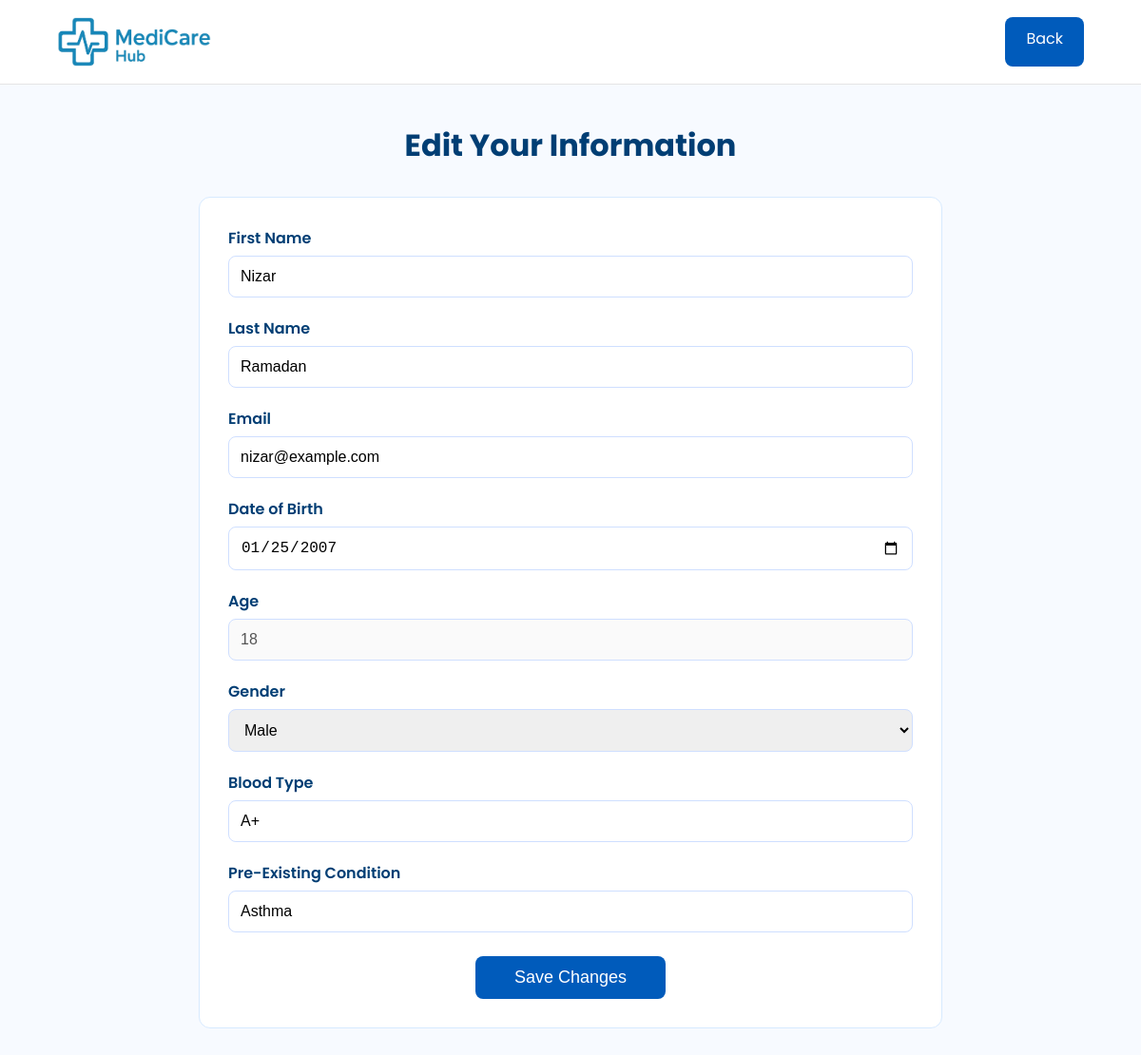
Page /front/editinformation.php (signed in) on the committed database.
### tables this page shows
CREATE TABLE `Patients` (
  `Patient_id` int(11) NOT NULL,
  `First_name` varchar(100) NOT NULL,
  `Last_name` varchar(100) NOT NULL,
  `Date_of_birth` date NOT NULL,
  `Gender` varchar(1) NOT NULL,
  `Email` varchar(100) NOT NULL,
  `Pre_existing_condition` varchar(500) NOT NULL,
  `Blood_type` varchar(3) NOT NULL,
  `Age` int(3) NOT NULL,
  `Password` varchar(255) NOT NULL
);

### front/editinformation.php (the view, shortened to what this page needs)
<?php
require "../Backend/dbconx.php";
$patient_id = $_SESSION["id"];
$stmt = $pdo->prepare("
    SELECT First_name, Last_name, Date_of_birth, Gender, Email,
           Pre_existing_condition, Blood_type, Age
    FROM Patients
    WHERE Patient_id = ?
");
$stmt->execute([$patient_id]);
$patient = $stmt->fetch(PDO::FETCH_ASSOC);
?>
<!DOCTYPE html>
<html lang="en">
<head>
</head>
<body>
<div class="navbar">
    <img src="../medias/logo.png">
    <a href="viewinformation.php" class="login-btn" style="background:#005bbb;color:white;padding:10px 22px;border-radius:8px;text-decoration:none;">
        Back
    </a>
</div>
<h1>Edit Your Information</h1>
<div class="container">
    <form action="../Backend/editAction.php" method="POST">
        <div class="form-group">
            <label>First Name</label>
            <input type="text" name="fname" value="<?php echo $patient['First_name']; ?>" required>
        </div>
        <div class="form-group">
            <label>Last Name</label>
            <input type="text" name="lname" value="<?php echo $patient['Last_name']; ?>" required>
        </div>
        <div class="form-group">
            <label>Email</label>
            <input type="email" name="email" value="<?php echo $patient['Email']; ?>" required>
        </div>
        <div class="form-group">
            <label>Date of Birth</label>
            <input type="date" name="dob" value="<?php echo $patient['Date_of_birth']; ?>" required>
        </div>
        <div class="form-group">
            <label>Age</label>
            <input type="number" name="age" value="<?php echo $patient['Age']; ?>" required disabled>
        </div>
        <div class="form-group">
            <label>Gender</label>
            <select name="gender">
                <option value="M" <?php echo $patient['Gender']=='M'?'selected':''; ?>>Male</option>
            </select>
        </div>
        <div class="form-group">
            <label>Blood Type</label>
            <input type="text" name="blood" value="<?php echo $patient['Blood_type']; ?>">
        </div>
        <div class="form-group">
            <label>Pre-Existing Condition</label>
            <input type="text" name="condition" value="<?php echo $patient['Pre_existing_condition']; ?>">
        </div>
        <button type="submit" class="save-btn">Save Changes</button>
    </form>
</div>
</body>
</html>

### front/editinformation.php (style rules this page uses)
body { margin:0; font-family:'Poppins', sans-serif; background:#f7faff; }
.navbar { display:flex; justify-content:space-between; padding:18px 60px; background:white; border-bottom:1px solid #e5e5e5; }
.navbar img { width:15%; }
h1 { text-align:center; margin-top:40px; color:#003e74; font-size:32px; }
.container { width:60%; margin:30px auto; background:white; padding:30px; border-radius:12px; border:1px solid #d7eaff; }
.form-group { margin-bottom:20px; }
label { font-weight:600; color:#003e74; display:block; }
input, select { width:100%; padding:12px; margin-top:6px; border-radius:8px; border:1px solid #cfdfff; font-size:16px; box-sizing:border-box; }
.save-btn { display:block; width:200px; padding:12px; margin:25px auto 0; background:#005bbb; color:white; text-align:center; border-radius:8px; font-size:18px; text-decoration:none; border:none; cursor:pointer; }

### rows in the picture
patients: fname "Nizar", lname "Ramadan", email "nizar@example.com", dob "01/25/2007", age "18", gender "Male", blood "A+", condition "Asthma"
